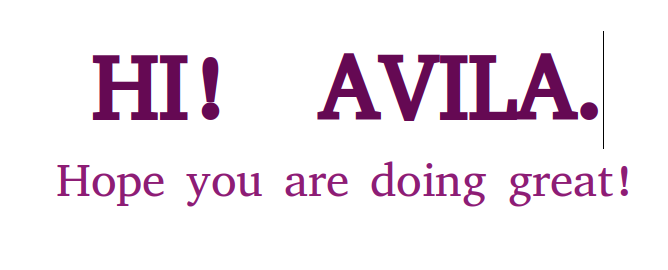
//> input picture images/globalTypes.png, 668 x 270 px
$ ./globalTypes   (built with g++ and OpenCV 4)
//> lines starting //> are read from the running program, lines starting //| are printed output that depends on the picture; after the words box and inside, x2 and y2 are one past the last pixel; in counts of white or black regions, pixels touching at a corner belong together
#include <opencv2/opencv.hpp>
#include <iostream>

using namespace cv;
using namespace std;

int main()
{
    // Path to input image is specified and image is loaded with imread command
    Mat image = imread("/home/sharmi/Downloads/Thresholding/images/globalTypes.png");
//> image is the input picture: 270 rows x 668 cols, CV_8UC3; mean B, G, R 239.9, 232.7, 241.7

    // cvtColor is applied over the image input with applied parameters to convert the image to grayscale
    Mat img;
    cvtColor(image, img, COLOR_BGR2GRAY);
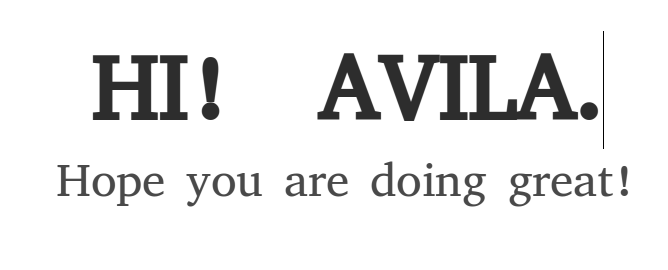
//> img: 270 rows x 668 cols, CV_8UC1; min 0, max 255, mean 236.2

    // Applying different thresholding techniques on the input image
    // All pixel values above 120 will be set to 255
    Mat thresh1, thresh2, thresh3, thresh4, thresh5;
    threshold(img, thresh1, 120, 255, THRESH_BINARY);
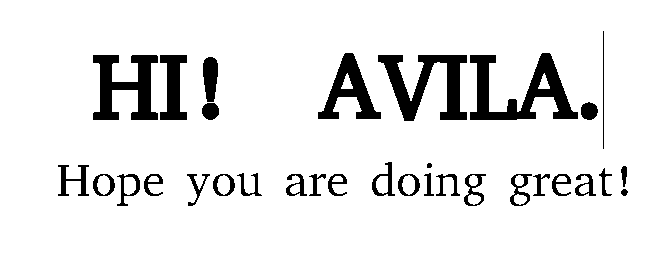
//> thresh1: 270 rows x 668 cols, CV_8UC1; 91.2% white; 32 black regions, largest, box (x1, y1, x2, y2) and area: (470, 53, 578, 120) 2940, (378, 55, 467, 121) 2621, (93, 55, 158, 120) 2277
    threshold(img, thresh2, 120, 255, THRESH_BINARY_INV);
    threshold(img, thresh3, 120, 255, THRESH_TRUNC);
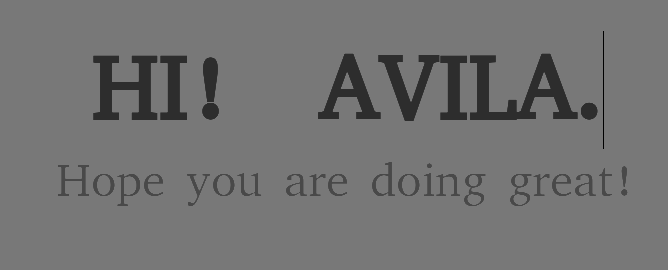
//> thresh3: 270 rows x 668 cols, CV_8UC1; min 0, max 120, mean 114.4
    threshold(img, thresh4, 120, 255, THRESH_TOZERO);
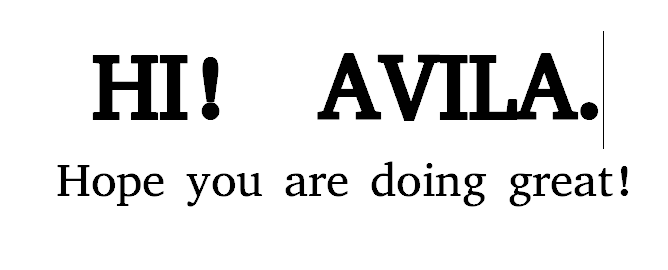
//> thresh4: 270 rows x 668 cols, CV_8UC1; min 0, max 255, mean 231.3
    threshold(img, thresh5, 120, 255, THRESH_TOZERO_INV);
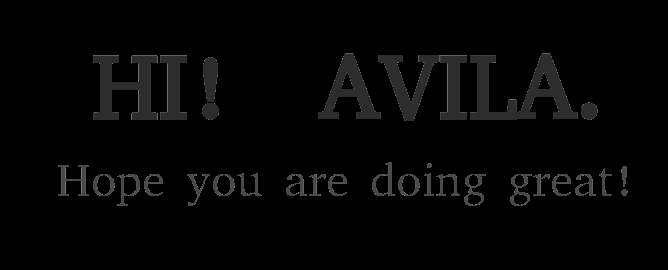
//> thresh5: 270 rows x 668 cols, CV_8UC1; min 0, max 120, mean 4.9

    // The window showing output images with the corresponding thresholding
    // techniques applied to the input images
    imshow("Binary Threshold", thresh1);
    imshow("Binary Threshold Inverted", thresh2);
    imshow("Truncated Threshold", thresh3);
    imshow("Set to 0", thresh4);
    imshow("Set to 0 Inverted", thresh5);

    // Wait for a key press and then close the windows
    if (waitKey(0) & 0xff == 27)
//> the space key is pressed
        destroyAllWindows();

    return 0;
}

$ run again, with images/flower.webp saved as images/globalTypes.png
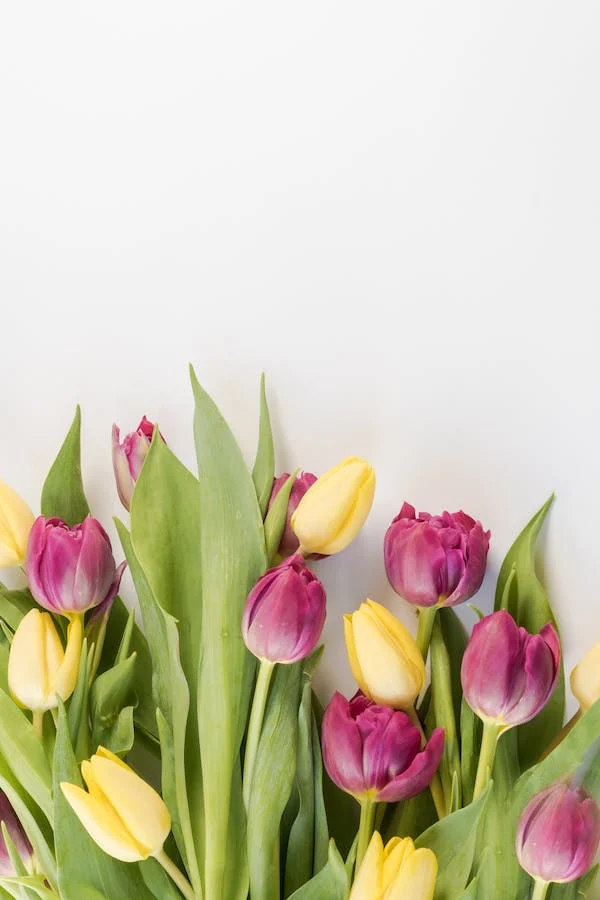
//> input picture images/flower.webp, 600 x 900 px
//> image is the input picture: 900 rows x 600 cols, CV_8UC3; mean B, G, R 171.9, 195.8, 204.1
//> `threshold(img, thresh1, 120, 255, THRESH_BINARY);`:
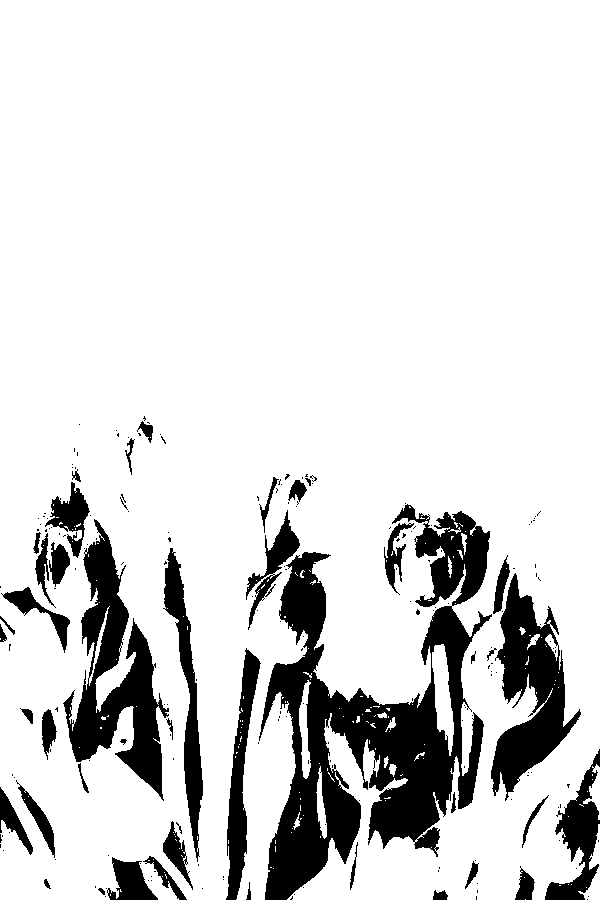
//> thresh1: 900 rows x 600 cols, CV_8UC1; 85.5% white; 209 black regions (165 under 20 px), largest, box (x1, y1, x2, y2) and area: (259, 504, 492, 900) 35024, (63, 519, 169, 801) 11171, (491, 573, 581, 801) 8903
//> `threshold(img, thresh5, 120, 255, THRESH_TOZERO_INV);`:
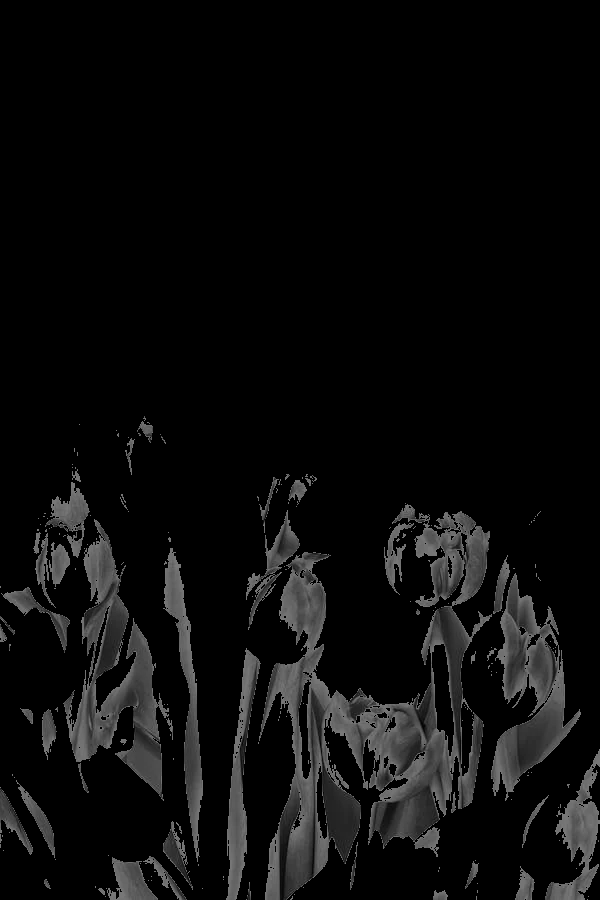
//> thresh5: 900 rows x 600 cols, CV_8UC1; min 0, max 120, mean 12.2
